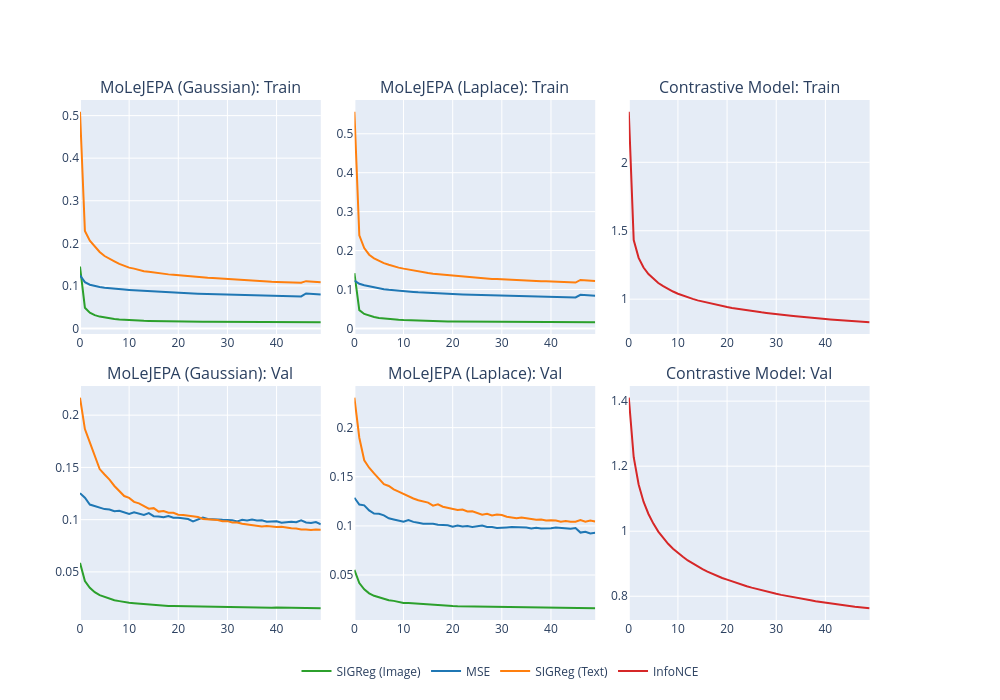

The code cell stored with this chart in its notebook:
### Code cell
fig = subplots.make_subplots(
    len(all_subplots),
    len(all_subplots[0]),
    subplot_titles=[t for l in all_titles for t in l],
    vertical_spacing=0.1,  # Decrease this for a "tighter" layout
    horizontal_spacing=0.04,
    specs=[[{"secondary_y": True}] * len(all_subplots[0])] * len(all_subplots),
)

for i, plot_l in enumerate(all_subplots):
    for j, plot in enumerate(plot_l):
        for trace in plot.data:
            fig.add_trace(
                trace, row=i + 1, col=j + 1
            )

# Legend name mapping
fig.for_each_trace(
    lambda t: t.update(
        name=t.name.replace("loss_mse", "MSE")
            .replace("loss_reg_text", "SIGReg (Text)")
            .replace("loss_reg_image", "SIGReg (Image)")
            .replace("loss", "InfoNCE")
    ),
)

# Make sure no duplicates in legend
names = set()
fig.for_each_trace(
    lambda trace:
        trace.update(showlegend=False)
        if (trace.name in names) else names.add(trace.name))

fig.update_layout(
    height=700,
    width=1000,
    legend=dict(
        orientation="h",   # Horizontal orientation
        yanchor="top",     # Anchor the top of the legend to the coordinate
        y=-0.07,           # Position below the x-axis (0 is the bottom of the plot)
        xanchor="center",  # Anchor the center of the legend to the coordinate
        x=0.5              # Center horizontally
    ),
)
fig.show()

### Figure 1 — Plotly figure (JSON) as saved in the notebook; plotly's stock layout.template omitted (floating-point values rounded to 4 significant figures)
{"data": [{"hovertemplate": "loss_type=loss_reg_image<br>epoch=%{x}<br>loss=%{y}<extra></extra>", "legendgroup": "loss_reg_image", "line": {"color": "#2CA02C", "dash": "solid"}, "marker": {"symbol": "circle"}, "mode": "lines", "name": "SIGReg (Image)", "orientation": "v", "showlegend": true, "type": "scatter", "x": [0, 1, 2, 3, 4, 5, 6, 7, 8, 9, 10, 11, 12, 13, 14, 15, 16, 17, 18, 19, 20, 21, 22, 23, 24, 25, 26, 27, 28, 29, 30, 31, 32, 33, 34, 35, 36, 37, 38, 39, 40, 41, 42, 43, 44, 45, 46, 47, 48, 49], "xaxis": "x", "y": [0.1454, 0.04863, 0.03704, 0.03134, 0.02777, 0.02534, 0.0236, 0.02222, 0.02119, 0.02027, 0.01961, 0.01904, 0.0185, 0.01802, 0.01765, 0.01732, 0.01706, 0.01685, 0.01657, 0.01635, 0.01616, 0.01606, 0.01583, 0.01579, 0.01566, 0.01554, 0.01551, 0.01538, 0.01528, 0.01523, 0.01521, 0.01511, 0.0151, 0.01503, 0.015, 0.01495, 0.0149, 0.0149, 0.01482, 0.01479, 0.01473, 0.01473, 0.01466, 0.01467, 0.01456, 0.01458, 0.01487, 0.01466, 0.01446, 0.0144], "yaxis": "y"}, {"hovertemplate": "loss_type=loss_mse<br>epoch=%{x}<br>loss=%{y}<extra></extra>", "legendgroup": "loss_mse", "line": {"color": "#1F77B4", "dash": "solid"}, "marker": {"symbol": "circle"}, "mode": "lines", "name": "MSE", "orientation": "v", "showlegend": true, "type": "scatter", "x": [0, 1, 2, 3, 4, 5, 6, 7, 8, 9, 10, 11, 12, 13, 14, 15, 16, 17, 18, 19, 20, 21, 22, 23, 24, 25, 26, 27, 28, 29, 30, 31, 32, 33, 34, 35, 36, 37, 38, 39, 40, 41, 42, 43, 44, 45, 46, 47, 48, 49], "xaxis": "x", "y": [0.1249, 0.1088, 0.1027, 0.0992, 0.09716, 0.09553, 0.09403, 0.09289, 0.09219, 0.09129, 0.09046, 0.08967, 0.08891, 0.08812, 0.08736, 0.08665, 0.08581, 0.08536, 0.08455, 0.08384, 0.08344, 0.0828, 0.08243, 0.08179, 0.08132, 0.08102, 0.08066, 0.08031, 0.07996, 0.07948, 0.07923, 0.07889, 0.0787, 0.07844, 0.07813, 0.07785, 0.07764, 0.07721, 0.07694, 0.07665, 0.07636, 0.07611, 0.07572, 0.07554, 0.07525, 0.07515, 0.08203, 0.08105, 0.0804, 0.07979], "yaxis": "y"}, {"hovertemplate": "loss_type=loss_reg_text<br>epoch=%{x}<br>loss=%{y}<extra></extra>", "legendgroup": "loss_reg_text", "line": {"color": "#FF7F0E", "dash": "solid"}, "marker": {"symbol": "circle"}, "mode": "lines", "name": "SIGReg (Text)", "orientation": "v", "showlegend": true, "type": "scatter", "x": [0, 1, 2, 3, 4, 5, 6, 7, 8, 9, 10, 11, 12, 13, 14, 15, 16, 17, 18, 19, 20, 21, 22, 23, 24, 25, 26, 27, 28, 29, 30, 31, 32, 33, 34, 35, 36, 37, 38, 39, 40, 41, 42, 43, 44, 45, 46, 47, 48, 49], "xaxis": "x", "y": [0.5092, 0.229, 0.2063, 0.1925, 0.1797, 0.1701, 0.1632, 0.1578, 0.1517, 0.1472, 0.1428, 0.1405, 0.1372, 0.1346, 0.1331, 0.1313, 0.1293, 0.128, 0.127, 0.126, 0.1248, 0.1237, 0.1226, 0.1217, 0.1204, 0.12, 0.1192, 0.1186, 0.1178, 0.1166, 0.1157, 0.1154, 0.1142, 0.1139, 0.1129, 0.1121, 0.1118, 0.111, 0.1106, 0.1096, 0.1093, 0.1088, 0.1084, 0.108, 0.1077, 0.1073, 0.1111, 0.11, 0.1096, 0.1085], "yaxis": "y"}, {"hovertemplate": "loss_type=loss_reg_image<br>epoch=%{x}<br>loss=%{y}<extra></extra>", "legendgroup": "loss_reg_image", "line": {"color": "#2CA02C", "dash": "solid"}, "marker": {"symbol": "circle"}, "mode": "lines", "name": "SIGReg (Image)", "orientation": "v", "showlegend": false, "type": "scatter", "x": [0, 1, 2, 3, 4, 5, 6, 7, 8, 9, 10, 11, 12, 13, 14, 15, 16, 17, 18, 19, 20, 21, 22, 23, 24, 25, 26, 27, 28, 29, 30, 31, 32, 33, 34, 35, 36, 37, 38, 39, 40, 41, 42, 43, 44, 45, 46, 47, 48, 49], "xaxis": "x2", "y": [0.1418, 0.04693, 0.03713, 0.03222, 0.02917, 0.02698, 0.02532, 0.02401, 0.02295, 0.02215, 0.02144, 0.02086, 0.02023, 0.01988, 0.01949, 0.0191, 0.01886, 0.01857, 0.01829, 0.01802, 0.01782, 0.0177, 0.01752, 0.01741, 0.01726, 0.01715, 0.01701, 0.01687, 0.01677, 0.01669, 0.01662, 0.01655, 0.01645, 0.01639, 0.01636, 0.01629, 0.01626, 0.01619, 0.0161, 0.01614, 0.01605, 0.01596, 0.01589, 0.01592, 0.01587, 0.01583, 0.01631, 0.01604, 0.01583, 0.01572], "yaxis": "y3"}, {"hovertemplate": "loss_type=loss_mse<br>epoch=%{x}<br>loss=%{y}<extra></extra>", "legendgroup": "loss_mse", "line": {"color": "#1F77B4", "dash": "solid"}, "marker": {"symbol": "circle"}, "mode": "lines", "name": "MSE", "orientation": "v", "showlegend": false, "type": "scatter", "x": [0, 1, 2, 3, 4, 5, 6, 7, 8, 9, 10, 11, 12, 13, 14, 15, 16, 17, 18, 19, 20, 21, 22, 23, 24, 25, 26, 27, 28, 29, 30, 31, 32, 33, 34, 35, 36, 37, 38, 39, 40, 41, 42, 43, 44, 45, 46, 47, 48, 49], "xaxis": "x2", "y": [0.1229, 0.1146, 0.1108, 0.1078, 0.105, 0.1025, 0.1005, 0.09904, 0.09769, 0.09639, 0.09536, 0.09445, 0.09375, 0.09283, 0.09202, 0.09141, 0.0908, 0.09022, 0.08936, 0.08894, 0.08835, 0.08782, 0.08743, 0.08702, 0.0864, 0.08597, 0.08564, 0.08514, 0.08482, 0.08442, 0.0841, 0.08365, 0.08337, 0.08305, 0.08269, 0.0823, 0.08208, 0.08168, 0.08144, 0.08108, 0.08091, 0.08062, 0.08039, 0.08007, 0.07967, 0.07947, 0.08634, 0.0852, 0.08462, 0.08403], "yaxis": "y3"}, {"hovertemplate": "loss_type=loss_reg_text<br>epoch=%{x}<br>loss=%{y}<extra></extra>", "legendgroup": "loss_reg_text", "line": {"color": "#FF7F0E", "dash": "solid"}, "marker": {"symbol": "circle"}, "mode": "lines", "name": "SIGReg (Text)", "orientation": "v", "showlegend": false, "type": "scatter", "x": [0, 1, 2, 3, 4, 5, 6, 7, 8, 9, 10, 11, 12, 13, 14, 15, 16, 17, 18, 19, 20, 21, 22, 23, 24, 25, 26, 27, 28, 29, 30, 31, 32, 33, 34, 35, 36, 37, 38, 39, 40, 41, 42, 43, 44, 45, 46, 47, 48, 49], "xaxis": "x2", "y": [0.5567, 0.239, 0.2064, 0.1893, 0.1801, 0.1731, 0.1677, 0.1635, 0.1594, 0.1562, 0.1536, 0.151, 0.1487, 0.1461, 0.1441, 0.1421, 0.1406, 0.1394, 0.1373, 0.1364, 0.1351, 0.1341, 0.1331, 0.1326, 0.1312, 0.1301, 0.1291, 0.1283, 0.1271, 0.1269, 0.1262, 0.1251, 0.1247, 0.1239, 0.1234, 0.1228, 0.1223, 0.1219, 0.1211, 0.121, 0.1206, 0.1203, 0.1197, 0.1191, 0.1184, 0.1179, 0.1246, 0.124, 0.1227, 0.122], "yaxis": "y3"}, {"hovertemplate": "loss_type=loss<br>epoch=%{x}<br>loss=%{y}<extra></extra>", "legendgroup": "loss", "line": {"color": "#D62728", "dash": "solid"}, "marker": {"symbol": "circle"}, "mode": "lines", "name": "InfoNCE", "orientation": "v", "showlegend": true, "type": "scatter", "x": [0, 1, 2, 3, 4, 5, 6, 7, 8, 9, 10, 11, 12, 13, 14, 15, 16, 17, 18, 19, 20, 21, 22, 23, 24, 25, 26, 27, 28, 29, 30, 31, 32, 33, 34, 35, 36, 37, 38, 39, 40, 41, 42, 43, 44, 45, 46, 47, 48, 49], "xaxis": "x3", "y": [2.37, 1.432, 1.302, 1.231, 1.184, 1.147, 1.118, 1.095, 1.073, 1.056, 1.04, 1.026, 1.014, 1.002, 0.9912, 0.9825, 0.9723, 0.9649, 0.9562, 0.9496, 0.9424, 0.936, 0.9298, 0.9241, 0.9185, 0.9133, 0.9078, 0.9037, 0.8992, 0.8942, 0.8896, 0.8862, 0.8825, 0.8789, 0.8749, 0.8707, 0.8674, 0.8646, 0.8611, 0.8578, 0.8551, 0.852, 0.8496, 0.8465, 0.8438, 0.8417, 0.8382, 0.8358, 0.8337, 0.8311], "yaxis": "y5"}, {"hovertemplate": "loss_type=loss_mse<br>epoch=%{x}<br>loss=%{y}<extra></extra>", "legendgroup": "loss_mse", "line": {"color": "#1F77B4", "dash": "solid"}, "marker": {"symbol": "circle"}, "mode": "lines", "name": "MSE", "orientation": "v", "showlegend": false, "type": "scatter", "x": [0, 1, 2, 3, 4, 5, 6, 7, 8, 9, 10, 11, 12, 13, 14, 15, 16, 17, 18, 19, 20, 21, 22, 23, 24, 25, 26, 27, 28, 29, 30, 31, 32, 33, 34, 35, 36, 37, 38, 39, 40, 41, 42, 43, 44, 45, 46, 47, 48, 49], "xaxis": "x4", "y": [0.1253, 0.1209, 0.1145, 0.1127, 0.1117, 0.1101, 0.1097, 0.108, 0.1085, 0.1069, 0.1054, 0.107, 0.1061, 0.1044, 0.1062, 0.1033, 0.1029, 0.1022, 0.1035, 0.1018, 0.1019, 0.1011, 0.1006, 0.09827, 0.1004, 0.102, 0.1006, 0.1003, 0.09956, 0.09983, 0.09969, 0.0995, 0.09837, 0.09982, 0.0993, 0.1001, 0.09914, 0.09939, 0.09802, 0.09859, 0.0985, 0.09714, 0.09756, 0.0979, 0.09753, 0.09926, 0.09727, 0.09686, 0.09777, 0.0956], "yaxis": "y7"}, {"hovertemplate": "loss_type=loss_reg_text<br>epoch=%{x}<br>loss=%{y}<extra></extra>", "legendgroup": "loss_reg_text", "line": {"color": "#FF7F0E", "dash": "solid"}, "marker": {"symbol": "circle"}, "mode": "lines", "name": "SIGReg (Text)", "orientation": "v", "showlegend": false, "type": "scatter", "x": [0, 1, 2, 3, 4, 5, 6, 7, 8, 9, 10, 11, 12, 13, 14, 15, 16, 17, 18, 19, 20, 21, 22, 23, 24, 25, 26, 27, 28, 29, 30, 31, 32, 33, 34, 35, 36, 37, 38, 39, 40, 41, 42, 43, 44, 45, 46, 47, 48, 49], "xaxis": "x4", "y": [0.2167, 0.1867, 0.1739, 0.1608, 0.1484, 0.1432, 0.1383, 0.1322, 0.1271, 0.1226, 0.1208, 0.117, 0.1156, 0.1133, 0.1105, 0.111, 0.1077, 0.1082, 0.1066, 0.1066, 0.1047, 0.1044, 0.1037, 0.1037, 0.1026, 0.1006, 0.1002, 0.09991, 0.09968, 0.0985, 0.09859, 0.09732, 0.09732, 0.096, 0.09538, 0.09447, 0.0944, 0.09342, 0.09383, 0.0934, 0.09304, 0.09329, 0.09218, 0.09167, 0.09149, 0.09049, 0.09055, 0.09001, 0.09049, 0.09036], "yaxis": "y7"}, {"hovertemplate": "loss_type=loss_reg_image<br>epoch=%{x}<br>loss=%{y}<extra></extra>", "legendgroup": "loss_reg_image", "line": {"color": "#2CA02C", "dash": "solid"}, "marker": {"symbol": "circle"}, "mode": "lines", "name": "SIGReg (Image)", "orientation": "v", "showlegend": false, "type": "scatter", "x": [0, 1, 2, 3, 4, 5, 6, 7, 8, 9, 10, 11, 12, 13, 14, 15, 16, 17, 18, 19, 20, 21, 22, 23, 24, 25, 26, 27, 28, 29, 30, 31, 32, 33, 34, 35, 36, 37, 38, 39, 40, 41, 42, 43, 44, 45, 46, 47, 48, 49], "xaxis": "x4", "y": [0.05862, 0.04126, 0.03474, 0.03061, 0.02777, 0.02592, 0.02428, 0.02285, 0.02201, 0.02096, 0.02042, 0.02004, 0.01959, 0.01903, 0.01857, 0.01855, 0.01768, 0.01771, 0.01743, 0.01734, 0.01723, 0.01713, 0.01688, 0.01686, 0.01668, 0.01666, 0.01658, 0.01647, 0.01634, 0.0163, 0.01626, 0.0164, 0.01607, 0.01615, 0.0162, 0.01595, 0.01597, 0.01576, 0.01587, 0.01577, 0.01591, 0.0158, 0.01565, 0.01558, 0.01558, 0.01536, 0.0153, 0.01534, 0.01521, 0.01515], "yaxis": "y7"}, {"hovertemplate": "loss_type=loss_mse<br>epoch=%{x}<br>loss=%{y}<extra></extra>", "legendgroup": "loss_mse", "line": {"color": "#1F77B4", "dash": "solid"}, "marker": {"symbol": "circle"}, "mode": "lines", "name": "MSE", "orientation": "v", "showlegend": false, "type": "scatter", "x": [0, 1, 2, 3, 4, 5, 6, 7, 8, 9, 10, 11, 12, 13, 14, 15, 16, 17, 18, 19, 20, 21, 22, 23, 24, 25, 26, 27, 28, 29, 30, 31, 32, 33, 34, 35, 36, 37, 38, 39, 40, 41, 42, 43, 44, 45, 46, 47, 48, 49], "xaxis": "x5", "y": [0.1287, 0.1218, 0.1209, 0.1157, 0.1125, 0.1123, 0.1108, 0.1077, 0.1066, 0.1057, 0.1043, 0.1059, 0.1041, 0.1031, 0.1022, 0.1023, 0.1022, 0.1011, 0.101, 0.1007, 0.09915, 0.1004, 0.09948, 0.09978, 0.09889, 0.09944, 0.1005, 0.09892, 0.09891, 0.09778, 0.09782, 0.0985, 0.09894, 0.09878, 0.09802, 0.09839, 0.09744, 0.09807, 0.09744, 0.09723, 0.09768, 0.09825, 0.09804, 0.09764, 0.09708, 0.09776, 0.09318, 0.09398, 0.0924, 0.09299], "yaxis": "y9"}, {"hovertemplate": "loss_type=loss_reg_text<br>epoch=%{x}<br>loss=%{y}<extra></extra>", "legendgroup": "loss_reg_text", "line": {"color": "#FF7F0E", "dash": "solid"}, "marker": {"symbol": "circle"}, "mode": "lines", "name": "SIGReg (Text)", "orientation": "v", "showlegend": false, "type": "scatter", "x": [0, 1, 2, 3, 4, 5, 6, 7, 8, 9, 10, 11, 12, 13, 14, 15, 16, 17, 18, 19, 20, 21, 22, 23, 24, 25, 26, 27, 28, 29, 30, 31, 32, 33, 34, 35, 36, 37, 38, 39, 40, 41, 42, 43, 44, 45, 46, 47, 48, 49], "xaxis": "x5", "y": [0.2305, 0.1897, 0.1668, 0.1592, 0.1535, 0.1478, 0.1424, 0.1407, 0.1372, 0.1348, 0.1325, 0.1298, 0.1279, 0.1261, 0.1249, 0.1237, 0.1206, 0.1219, 0.1195, 0.1183, 0.1178, 0.1162, 0.1167, 0.1147, 0.115, 0.1134, 0.1114, 0.1124, 0.1106, 0.1116, 0.1111, 0.1094, 0.109, 0.1079, 0.1087, 0.1078, 0.1072, 0.1063, 0.1066, 0.1055, 0.1058, 0.1054, 0.1043, 0.105, 0.1042, 0.1042, 0.1059, 0.1043, 0.1055, 0.1044], "yaxis": "y9"}, {"hovertemplate": "loss_type=loss_reg_image<br>epoch=%{x}<br>loss=%{y}<extra></extra>", "legendgroup": "loss_reg_image", "line": {"color": "#2CA02C", "dash": "solid"}, "marker": {"symbol": "circle"}, "mode": "lines", "name": "SIGReg (Image)", "orientation": "v", "showlegend": false, "type": "scatter", "x": [0, 1, 2, 3, 4, 5, 6, 7, 8, 9, 10, 11, 12, 13, 14, 15, 16, 17, 18, 19, 20, 21, 22, 23, 24, 25, 26, 27, 28, 29, 30, 31, 32, 33, 34, 35, 36, 37, 38, 39, 40, 41, 42, 43, 44, 45, 46, 47, 48, 49], "xaxis": "x5", "y": [0.05527, 0.04188, 0.03546, 0.03134, 0.02886, 0.0274, 0.02586, 0.02428, 0.02371, 0.02284, 0.02162, 0.02156, 0.02116, 0.02049, 0.0202, 0.01984, 0.01939, 0.01914, 0.01875, 0.0188, 0.01837, 0.01817, 0.01813, 0.01809, 0.01777, 0.01778, 0.01774, 0.01726, 0.01769, 0.01759, 0.01741, 0.01708, 0.01715, 0.01686, 0.01712, 0.01689, 0.01682, 0.01682, 0.0168, 0.01667, 0.01672, 0.01667, 0.01662, 0.01664, 0.0166, 0.01648, 0.01662, 0.01634, 0.01624, 0.01615], "yaxis": "y9"}, {"hovertemplate": "loss_type=loss<br>epoch=%{x}<br>loss=%{y}<extra></extra>", "legendgroup": "loss", "line": {"color": "#D62728", "dash": "solid"}, "marker": {"symbol": "circle"}, "mode": "lines", "name": "InfoNCE", "orientation": "v", "showlegend": false, "type": "scatter", "x": [0, 1, 2, 3, 4, 5, 6, 7, 8, 9, 10, 11, 12, 13, 14, 15, 16, 17, 18, 19, 20, 21, 22, 23, 24, 25, 26, 27, 28, 29, 30, 31, 32, 33, 34, 35, 36, 37, 38, 39, 40, 41, 42, 43, 44, 45, 46, 47, 48, 49], "xaxis": "x6", "y": [1.411, 1.227, 1.144, 1.091, 1.053, 1.023, 0.9989, 0.9785, 0.9613, 0.9462, 0.9329, 0.9213, 0.9101, 0.9006, 0.8917, 0.8836, 0.8758, 0.8688, 0.8627, 0.856, 0.851, 0.8455, 0.8405, 0.8353, 0.8309, 0.8265, 0.8224, 0.8187, 0.8146, 0.8112, 0.8075, 0.8042, 0.8011, 0.7984, 0.7956, 0.7928, 0.7901, 0.7878, 0.785, 0.7826, 0.7805, 0.7781, 0.7757, 0.7738, 0.7719, 0.7696, 0.7679, 0.7662, 0.7641, 0.763], "yaxis": "y11"}], "layout": {"annotations": [{"font": {"size": 16}, "showarrow": false, "text": "MoLeJEPA (Gaussian): Train", "x": 0.1433, "xanchor": "center", "xref": "paper", "y": 1, "yanchor": "bottom", "yref": "paper"}, {"font": {"size": 16}, "showarrow": false, "text": "MoLeJEPA (Laplace): Train", "x": 0.47, "xanchor": "center", "xref": "paper", "y": 1, "yanchor": "bottom", "yref": "paper"}, {"font": {"size": 16}, "showarrow": false, "text": "Contrastive Model: Train", "x": 0.7967, "xanchor": "center", "xref": "paper", "y": 1, "yanchor": "bottom", "yref": "paper"}, {"font": {"size": 16}, "showarrow": false, "text": "MoLeJEPA (Gaussian): Val", "x": 0.1433, "xanchor": "center", "xref": "paper", "y": 0.45, "yanchor": "bottom", "yref": "paper"}, {"font": {"size": 16}, "showarrow": false, "text": "MoLeJEPA (Laplace): Val", "x": 0.47, "xanchor": "center", "xref": "paper", "y": 0.45, "yanchor": "bottom", "yref": "paper"}, {"font": {"size": 16}, "showarrow": false, "text": "Contrastive Model: Val", "x": 0.7967, "xanchor": "center", "xref": "paper", "y": 0.45, "yanchor": "bottom", "yref": "paper"}], "height": 700, "legend": {"orientation": "h", "x": 0.5, "xanchor": "center", "y": -0.07, "yanchor": "top"}, "width": 1000, "xaxis": {"anchor": "y", "domain": [0, 0.2867]}, "xaxis2": {"anchor": "y3", "domain": [0.3267, 0.6133]}, "xaxis3": {"anchor": "y5", "domain": [0.6533, 0.94]}, "xaxis4": {"anchor": "y7", "domain": [0, 0.2867]}, "xaxis5": {"anchor": "y9", "domain": [0.3267, 0.6133]}, "xaxis6": {"anchor": "y11", "domain": [0.6533, 0.94]}, "yaxis": {"anchor": "x", "domain": [0.55, 1]}, "yaxis10": {"anchor": "x5", "overlaying": "y9", "side": "right"}, "yaxis11": {"anchor": "x6", "domain": [0, 0.45]}, "yaxis12": {"anchor": "x6", "overlaying": "y11", "side": "right"}, "yaxis2": {"anchor": "x", "overlaying": "y", "side": "right"}, "yaxis3": {"anchor": "x2", "domain": [0.55, 1]}, "yaxis4": {"anchor": "x2", "overlaying": "y3", "side": "right"}, "yaxis5": {"anchor": "x3", "domain": [0.55, 1]}, "yaxis6": {"anchor": "x3", "overlaying": "y5", "side": "right"}, "yaxis7": {"anchor": "x4", "domain": [0, 0.45]}, "yaxis8": {"anchor": "x4", "overlaying": "y7", "side": "right"}, "yaxis9": {"anchor": "x5", "domain": [0, 0.45]}}}
